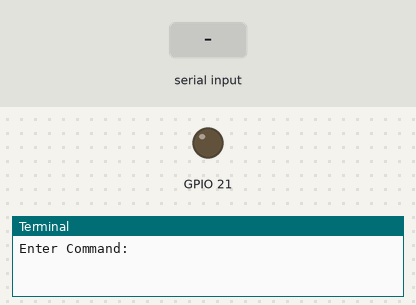
Bench run of a program on a simulated Raspberry Pi (BCM pin numbers). Shown: output pins drawn as LEDs (lit = HIGH), the last lines printed to the terminal. Inputs (shaded band) come from the test bench.

Above: at 1.2 s.
1.3 s: "on" typed at the terminal
At 2.2 s:
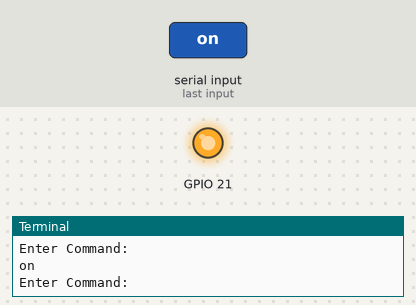
2.8 s: "off" typed at the terminal
At 3.3 s:
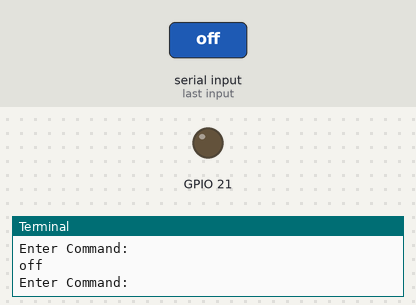
Timing chart, 0 to 5.8 s (numbered marks = the images above; inputs shaded):
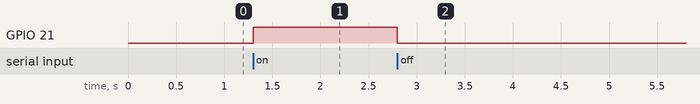

The program:

gpio_control.py
```python
#!/usr/bin/python
import RPi.GPIO as GPIO
GPIO.setwarnings(False)
GPIO.setmode(GPIO.BCM)  # set board mode to Broadcom
GPIO.setup(21, GPIO.OUT)  # set up pin 21
while True:
        temp=raw_input("Enter Command: ")
        if temp == "on":
                GPIO.output(21, 1)
        if temp == "off":
                GPIO.output(21, 0)
        if temp == "exit":
                break
```

Measured:
- after the input at 1.3 s, GPIO 21: LOW → HIGH at once
- after the input at 2.8 s, GPIO 21: HIGH → LOW at once
